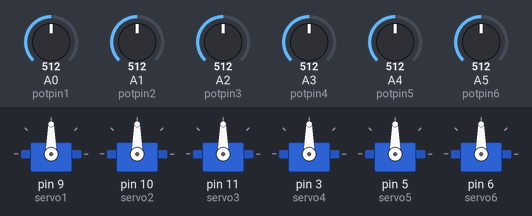
A sketch run on a simulated Arduino Uno, built with avr-gcc and run on an emulated ATmega328P. Parts: 6 × servo. The test bench sets the inputs (shaded band); at power-on: A0 (potpin1) = 512, A1 (potpin2) = 512, A2 (potpin3) = 512, A3 (potpin4) = 512, A4 (potpin5) = 512, A5 (potpin6) = 512.

Above: at 1.2 s.
1.3 s: A0 (potpin1) set to 716
At 2.2 s:
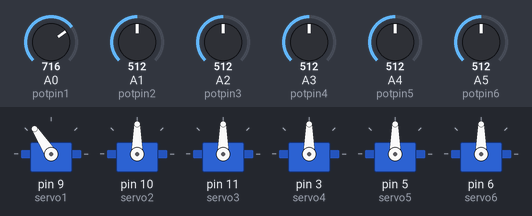
2.8 s: A1 (potpin2) set to 716
At 4.0 s:
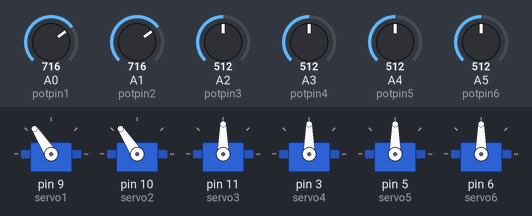
4.3 s: A2 (potpin3) set to 716
At 5.5 s:
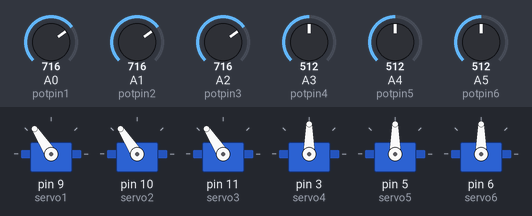
5.8 s: A3 (potpin4) set to 716
At 7.0 s:
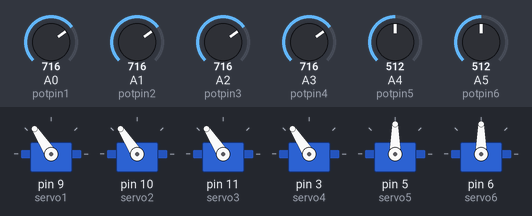
7.3 s: A4 (potpin5) set to 716
At 7.8 s:
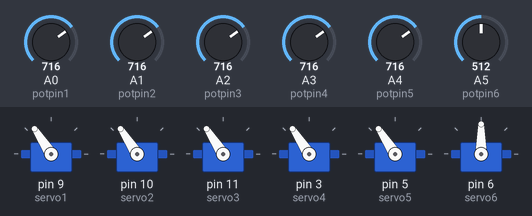
8.8 s: A5 (potpin6) set to 716
At 9.2 s:
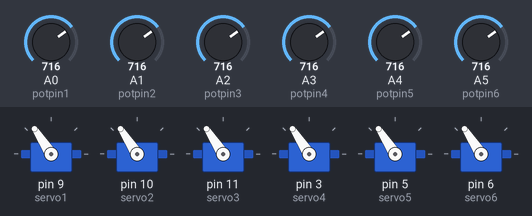
Timing chart, 0 to 11.3 s (numbered marks = the images above; inputs shaded):
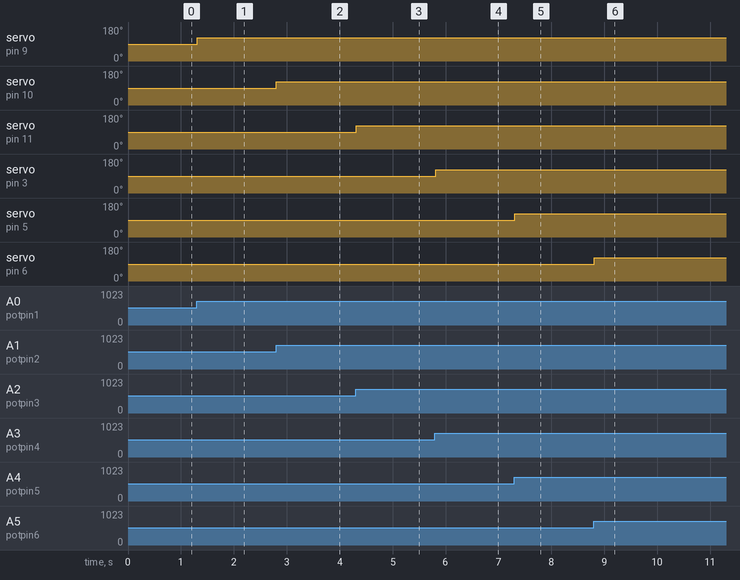

The sketch:

sketch_ARM.ino
```cpp
#include <Servo.h>


Servo servo1;
Servo servo2;
Servo servo3;
Servo servo4;
Servo servo5;
Servo servo6;

int potpin1 = A0;
int potpin2 = A1;
int potpin3 = A2;
int potpin4 = A3;
int potpin5 = A4;
int potpin6 = A5;

int val1;
int val2;
int val3;
int val4;
int val5;
int val6;

void setup()
{
servo1.attach(9);
servo2.attach(10);
servo3.attach(11);
servo4.attach(3);
servo5.attach(5);
servo6.attach(6);
}

void loop()
{
val1 = analogRead(potpin1);
val2 = analogRead(potpin2);
val3 = analogRead(potpin3);
val4 = analogRead(potpin4);
val5 = analogRead(potpin5);
val6 = analogRead(potpin6);


val1 = map(val1, 0, 1023, 5, 175);
servo1.write(val1);

val2 = map(val2, 0, 1023, 5, 175);
servo2.write(val2);

val3 = map(val3, 0, 1023, 5, 175);
servo3.write(val3);

val4 = map(val4, 0, 1023, 5, 175);
servo4.write(val4);

val5 = map(val5, 0, 1023, 5, 175);
servo5.write(val5);

val6 = map(val6, 0, 1023, 5, 175);
servo6.write(val6);
delay(15); //
}
```

Measured:
- after the input at 1.3 s, servo on pin 9 (servo1): 90° → 123° at once
- after the input at 2.8 s, servo on pin 10 (servo2): 90° → 123° at once
- after the input at 4.3 s, servo on pin 11 (servo3): 90° → 123° at once
- after the input at 5.8 s, servo on pin 3 (servo4): 90° → 123° at once
- after the input at 7.3 s, servo on pin 5 (servo5): 90° → 123° at once
- after the input at 8.8 s, servo on pin 6 (servo6): 90° → 123° at once
